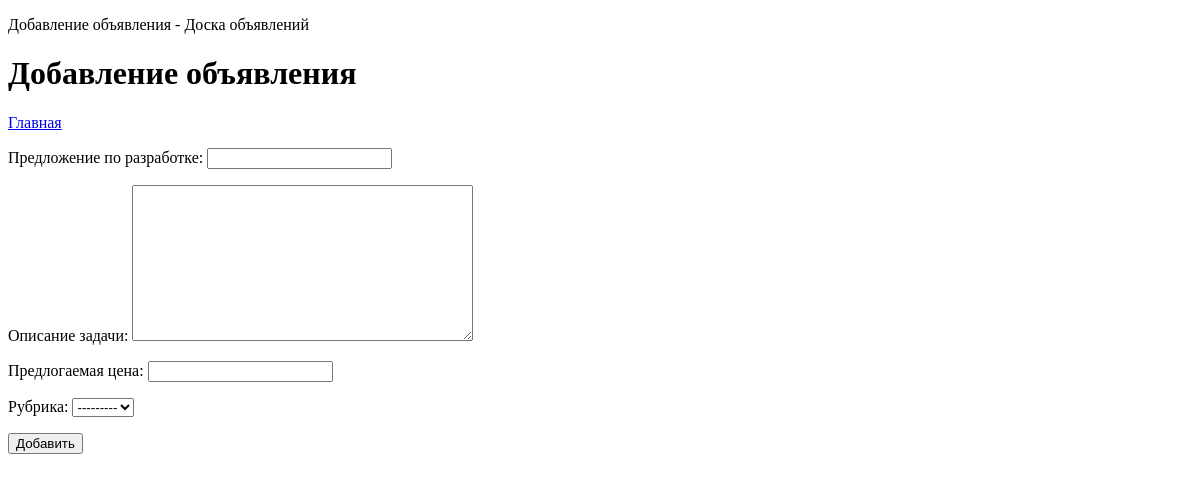
Page /bboard/add/ on the earlier database version.
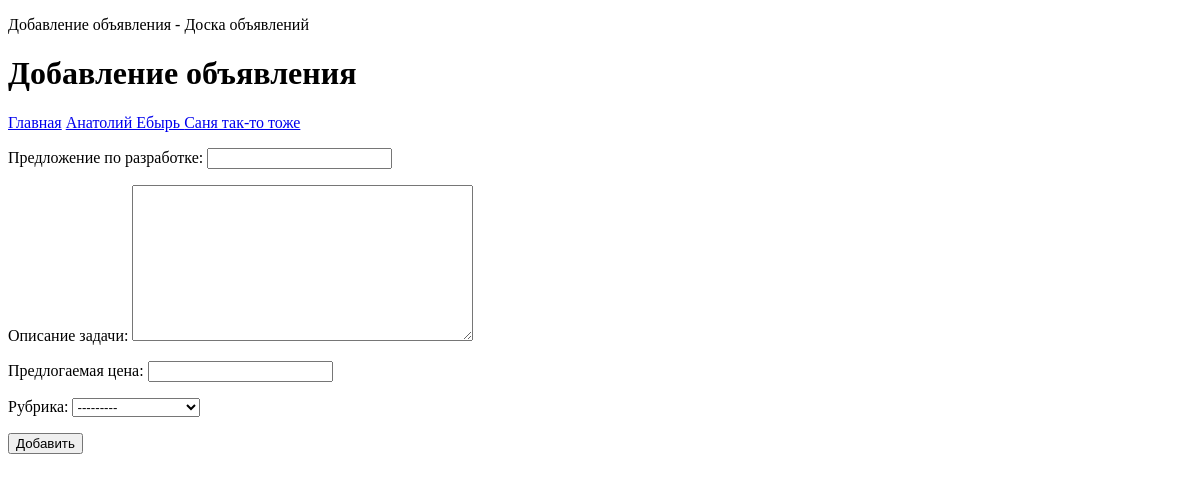
Same page on the later database version.
### bboard/models.py (models this page shows)
class Rubric(models.Model):
    name = models.CharField(max_length=20, db_index=True, verbose_name='Название')
    def __str__(self):
        return self.name
    class Meta:
        verbose_name_plural = 'Рубрики'
        verbose_name = 'Рубрика'
        ordering = ['name']

### bboard/views.py (the view)
# urls.py: path('add/', BBCreateView.as_view(), name = 'add'),
class BBCreateView(CreateView):
    template_name = 'bboard/create.html'
    form_class = BBForm
    success_url = reverse_lazy('index')
    def get_context_data(self, **kwargs):
        context = super().get_context_data(**kwargs)
        context['rubrics'] = Rubric.objects.all()
        return context

### bboard/forms.py
class BBForm(ModelForm):
    class Meta:
        model = BBoard
        fields = ('title', 'content', 'price', 'rubic')

### bboard/templates/bboard/create.html (shortened to what this page needs)
<!DOCTYPE html>
<html>
    <head>
        <p>Добавление объявления - Доска объявлений</p>
    </head>
    <body>
        <h1>Добавление объявления</h1>
        <div>
            <a href="{% url 'index' %}">Главная</a>
            {% for rubric in rubrics %}
            <a href="{% url 'by_rubric' rubric.pk %}">{{ rubric.name }}
            </a>
            {% endfor %}
        </div>
        <form method="post">
            {{ form.as_p }}
            <input type="submit" value = "Добавить">
        </form>
    </body>
</html>

Differences in the rows shown:
added Rubric: name "Анатолий Ебырь"
added Rubric: name "Саня так-то тоже"
